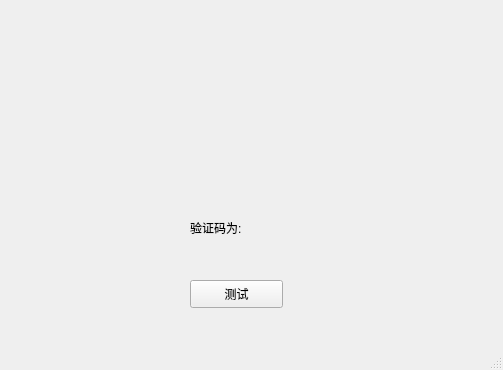
<?xml version="1.0" encoding="UTF-8"?>
<ui version="4.0">
 <class>MainWindow</class>
 <widget class="QMainWindow" name="MainWindow">
  <property name="geometry">
   <rect>
    <x>0</x>
    <y>0</y>
    <width>503</width>
    <height>370</height>
   </rect>
  </property>
  <property name="windowTitle">
   <string>MainWindow</string>
  </property>
  <widget class="QWidget" name="centralwidget">
   <widget class="QLabel" name="img">
    <property name="geometry">
     <rect>
      <x>190</x>
      <y>60</y>
      <width>72</width>
      <height>15</height>
     </rect>
    </property>
    <property name="text">
     <string/>
    </property>
    <property name="scaledContents">
     <bool>true</bool>
    </property>
   </widget>
   <widget class="QLabel" name="show">
    <property name="geometry">
     <rect>
      <x>190</x>
      <y>220</y>
      <width>72</width>
      <height>15</height>
     </rect>
    </property>
    <property name="text">
     <string>验证码为:</string>
    </property>
   </widget>
   <widget class="QPushButton" name="pushButton">
    <property name="geometry">
     <rect>
      <x>190</x>
      <y>280</y>
      <width>93</width>
      <height>28</height>
     </rect>
    </property>
    <property name="text">
     <string>测试</string>
    </property>
   </widget>
  </widget>
  <widget class="QMenuBar" name="menubar">
   <property name="geometry">
    <rect>
     <x>0</x>
     <y>0</y>
     <width>503</width>
     <height>26</height>
    </rect>
   </property>
  </widget>
  <widget class="QStatusBar" name="statusbar"/>
 </widget>
 <resources/>
 <connections>
  <connection>
   <sender>pushButton</sender>
   <signal>clicked()</signal>
   <receiver>MainWindow</receiver>
   <slot>click()</slot>
   <hints>
    <hint type="sourcelabel">
     <x>258</x>
     <y>322</y>
    </hint>
    <hint type="destinationlabel">
     <x>535</x>
     <y>322</y>
    </hint>
   </hints>
  </connection>
 </connections>
 <slots>
  <slot>click()</slot>
 </slots>
</ui>
